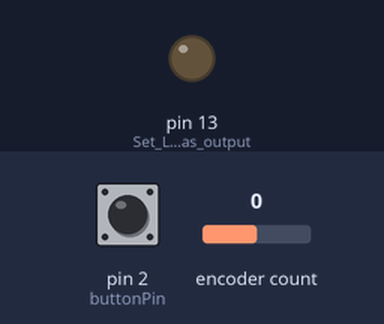
Simulated run of this program. Board: Teensy 3. Shown: output pins drawn as LEDs (lit = HIGH). The inputs (shaded band) are chosen by the test bench; at power-on: pin 2 (buttonPin) HIGH, encoder count 0.

Above: at 1.2 s.
1.3 s: pin 2 (buttonPin) pulled LOW for 0.15 s
Timing chart, 0 to 4.3 s (numbered marks = the images above; inputs shaded):
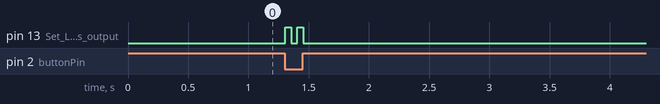

The program:

main.cpp
```cpp
#include <Arduino.h>
#include <Bounce2.h>
#include <Encoder.h>

Encoder enc(26, 25); //create Encoder Object
Bounce bank_button = Bounce(); // Create button object

const byte number_of_banks = 4; // Constants for banks and encoders
const byte number_of_encs = 1;

int current_value[16]; // Arrays for previous and current values
int previous_value[16];

byte current_bank = 0; // Variable for current bank

int buttonPin = 2;

void setup()
{
  pinMode(13, OUTPUT); // Set LED as output

  pinMode(buttonPin, INPUT_PULLUP); // Set button pin as input

  bank_button.attach(buttonPin); // Attach digital pin to bounce object
  bank_button.interval(5); // Set interval of bounce object
}

void loop()
{
  bank_button.update();


if (bank_button.fell() == true)
{ // If button is pressed, then update the bank selection
    current_bank = current_bank + 1;
    if (current_bank >= number_of_banks)
    {
      current_bank = 0;
    }

  for (int i = 0; i < (current_bank + 1); i ++)
  { // blink LED for Bank Number
    digitalWrite(13, HIGH);
    delay(50);
    digitalWrite(13, LOW);
    delay(50);
  }

   enc.write(previous_value[(current_bank * number_of_encs) + 0]); // Retrieve current values and write to encs
}

current_value[(number_of_encs * current_bank) + 0] = enc.read(); // Read encs into current values

  if (current_value[(number_of_encs * current_bank) + 0] < 0) { // Constrain all four encs to 0 - 127...
    current_value[(number_of_encs * current_bank) + 0] = 0;
    enc.write(0);
  }
  else if (current_value[(number_of_encs * current_bank) + 0] > 127) {
    current_value[(number_of_encs * current_bank + 0)] = 127;
    enc.write(127);
  }

for (int i = 0; i < number_of_encs; i ++) // Compare previous to current readings, and send MIDI data if changed, take into consideration different banks
{
    if (current_value[(number_of_encs * current_bank) + i] != previous_value[(number_of_encs * current_bank) + i] || bank_button.fell() == true)
    {
      previous_value[(number_of_encs * current_bank) + i] = current_value[(number_of_encs * current_bank) + i];
      usbMIDI.sendControlChange(1 + (number_of_encs * current_bank) + i, current_value[(number_of_encs * current_bank) + i], 1);
    }
}
}
```

Measured:
- after the input at 1.3 s, pin 13 (Set_LED_as_output): alternates HIGH for 0.05 s and LOW for 0.05 s, 4 changes in all, then stays LOW, starting at once
